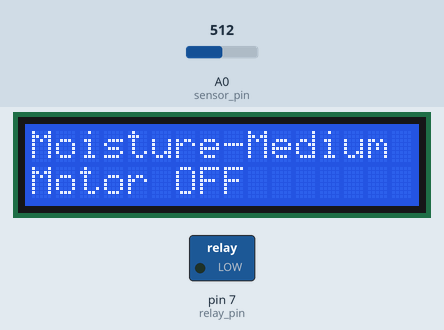
Bench run of a sketch on a simulated Arduino Uno, built with avr-gcc and run on an emulated ATmega328P. Shown: 16×2 character LCD, switched loads named in the sketch (green lamp = pin HIGH). The inputs (shaded band) are chosen by the test bench; at power-on: A0 (sensor_pin) = 512. What the sketch prints to the serial monitor is not drawn.

Above: at 1.2 s.
1.3 s: A0 (sensor_pin) set to 938
5.5 s: A0 (sensor_pin) set to 958
At 6.5 s:
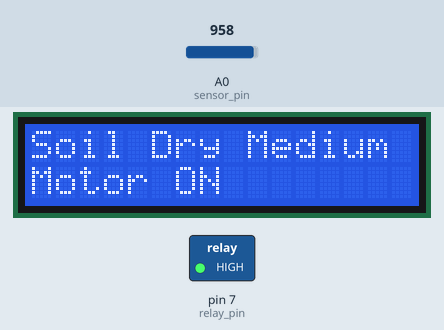
8.2 s: A0 (sensor_pin) set to 718
11.3 s: A0 (sensor_pin) set to 684
At 12.7 s:
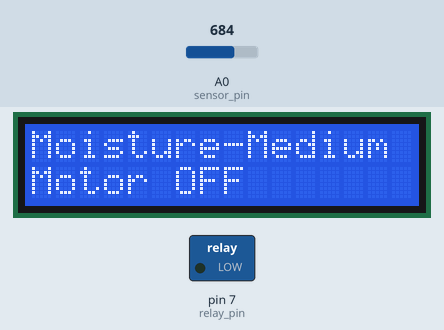
14.0 s: A0 (sensor_pin) set to 418
16.7 s: A0 (sensor_pin) set to 381
At 18.6 s:
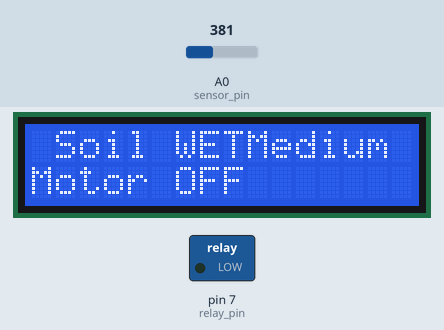
Timing chart, 0 to 20.1 s (numbered marks = the images above; inputs shaded):
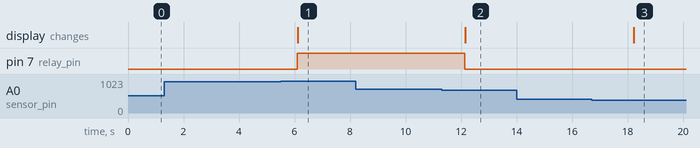

The sketch:

SOIL_MOISTURE.ino
```cpp
#include <LiquidCrystal_I2C.h>


LiquidCrystal_I2C lcd(0x27,16,2);

int sensor_pin=A0;
int relay_pin = 7;

void setup() {
  Serial.begin(9600);
  lcd.begin(16,2);
  lcd.backlight();
  lcd.setBacklight(HIGH);
  pinMode(sensor_pin, INPUT);
  pinMode(relay_pin, OUTPUT);
}

void loop() {
  int sensor_data= analogRead(sensor_pin);
  Serial.print("Sensor_data:");
  Serial.print(sensor_data);
  Serial.print("\t | ");

  if(sensor_data>950)
  {
    Serial.println("No moisture,Soil is Dry");
    digitalWrite(relay_pin, HIGH);
     lcd.setCursor(0,0);
     lcd.print("Soil Dry ");
     lcd.setCursor(0,1);
     lcd.print("Motor ON ");

  }
  else if(sensor_data>= 400 && sensor_data<= 700)
  {
    Serial.println("There is some moisture");
    digitalWrite(relay_pin, LOW);
    lcd.setCursor(0,0);
    lcd.print("Moisture-Medium ");
    lcd.setCursor(0,1);
    lcd.print("Motor OFF");

  }
  else if( sensor_data< 500)
  {
    Serial.println("Soil is Wet");
    digitalWrite(relay_pin, LOW);
    lcd.setCursor(0,0);
    lcd.print(" Soil WET");
    lcd.setCursor(0,1);
    lcd.print("Motor OFF");
  }
  delay(2000);
}
```

Measured:
- the behaviour switches between 950 and 951 on A0 (sensor_pin) (found by bisection; images 0 and 1)
- the behaviour switches between 701 and 700 on A0 (sensor_pin) (found by bisection; images 1 and 2)
- the behaviour switches between 400 and 399 on A0 (sensor_pin) (found by bisection; images 2 and 3)
- after the input at 1.3 s, every drawn part: stays the same
- after the input at 5.5 s, pin 7 (relay_pin): LOW → HIGH after 0.59 s; the display: changes after 0.61 s (image 1)
- after the input at 8.2 s, every drawn part: stays the same
- after the input at 11.3 s, pin 7 (relay_pin): HIGH → LOW after 0.83 s; the display: changes after 0.85 s (image 2)
- after the input at 14.0 s, every drawn part: stays the same
- after the input at 16.7 s, the display: changes after 1.5 s (image 3)
